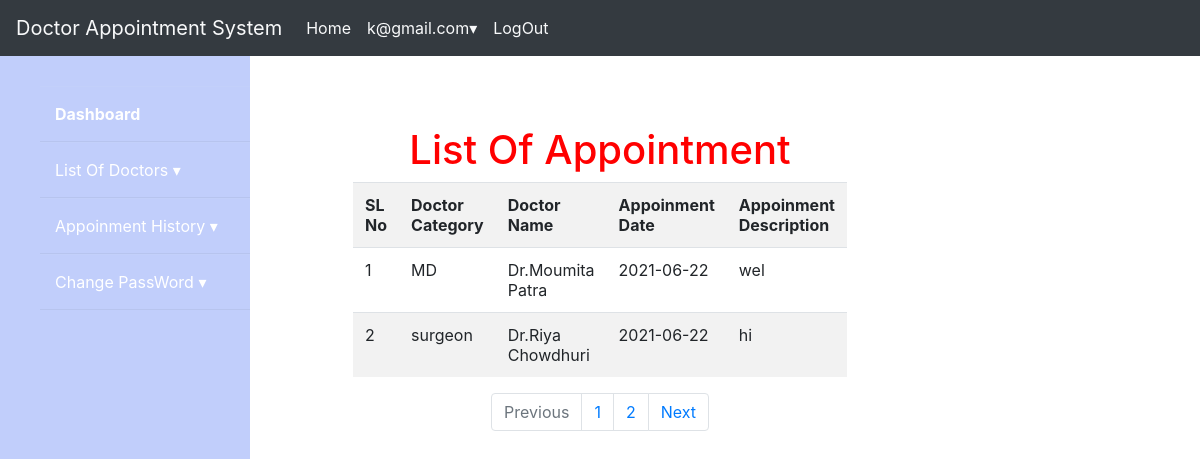
The app's page /user_appoinment.php (signed in) with its own data.
### tables this page shows
CREATE TABLE `dappointment` (
  `id` int(100) NOT NULL,
  `pname` varchar(100) NOT NULL,
  `pmail` varchar(100) NOT NULL,
  `dcategory` varchar(100) NOT NULL,
  `dcname` varchar(100) NOT NULL,
  `ddate` date NOT NULL,
  `des` varchar(100) NOT NULL
);

### user_appoinment.php (the view)
<?php
require_once 'user.php';
$limit=5;
if(isset($_GET['page'])){
  $page=$_GET['page'];
}else{
  $page=1;
}
$offset=($page-1)*$limit;
$sql="SELECT * from dappointment WHERE pmail='$name' ORDER BY ddate DESC LIMIT {$offset},{$limit}";
$result=mysqli_query($conn,$sql) or die("query failed");
?>
<center>
	<h1 style="color:red">List Of Appointment</h1>
	<table class="table table-striped w-auto"  style="width: 90px; height: 70px">
    <tr>
      <th >SL No</th>
      <th >Doctor Category</th>
      <th >Doctor Name</th>
      <th >Appoinment Date</th>
      <th >Appoinment Description</th>
    </tr>
   <?php
$sl=0;
while($sql_fetch=mysqli_fetch_assoc($result)) { ?>
	<tr scope="row">
		<td><?php echo $sl+1; $sl++ ?></td>
		<td><?php echo $sql_fetch['dcategory'] ?></td>
		<td><?php echo $sql_fetch['dcname'] ?></td>
		<td><?php echo $sql_fetch['ddate'] ?></td>
		<td><?php echo $sql_fetch['des'] ?></td>
		</tr>
<?php } ?>
</table>
</center>
<?php
$sql1=mysqli_query($conn,"SELECT * from `dappointment`");
if(mysqli_num_rows($sql1)>0){
	$total_records=mysqli_num_rows($sql1);
	$limit=5;
	$total_page=ceil($total_records/$limit);
    echo '<nav aria-label="Page navigation example">';
	echo '<ul class="pagination justify-content-center">';
	echo '<li class="page-item disabled">';
	echo '<a class="page-link" href="#" tabindex="-1">Previous</a>';
	echo '</li>';
     for($n=1;$n<=$total_page;$n++){
     echo '<li class="page-item"><a class="page-link" href="user_appoinment.php?page='.$n.'">'.$n.'</a></li>';
	}
	echo '<li class="page-item">';
	echo '<a class="page-link" href="#">Next</a>';
	echo '</li>';
	echo '</ul>';
	echo '</nav>';
}
?>

### records on screen
dappointment: dcategory "MD", dcname "Dr.Moumita Patra", ddate "2021-06-22", des "wel"
dappointment: dcategory "surgeon", dcname "Dr.Riya Chowdhuri", ddate "2021-06-22", des "hi"

### other values on screen
$name "k@gmail.com"
